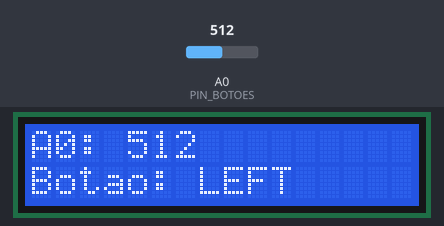
The sketch below on a simulated Arduino Mega 2560, built with avr-gcc and run on an emulated ATmega2560. Shown: 16×2 character LCD. The test bench sets the inputs (shaded band); at power-on: A0 (PIN_BOTOES) = 512.

Above: at 1.2 s.
1.3 s: A0 (PIN_BOTOES) set to 610
At 2.5 s:
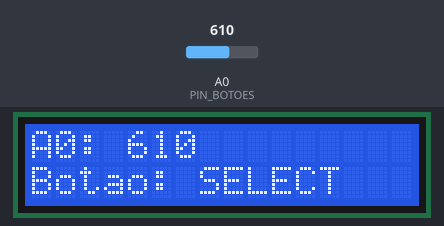
2.9 s: A0 (PIN_BOTOES) set to 810
At 4.0 s:
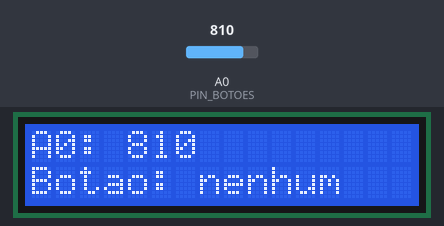
4.4 s: A0 (PIN_BOTOES) set to 390
At 5.4 s:
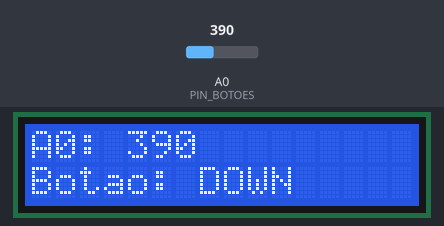
6.0 s: A0 (PIN_BOTOES) set to 190
At 6.8 s:
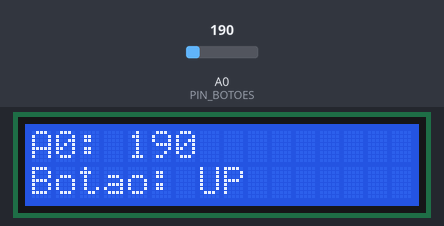
7.5 s: A0 (PIN_BOTOES) set to 50
At 8.2 s:
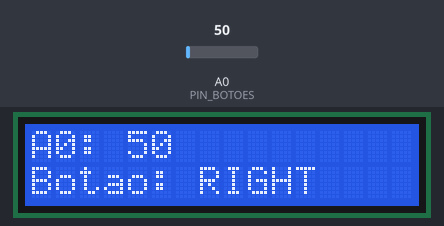
Timing chart, 0 to 10.1 s (numbered marks = the images above; inputs shaded):
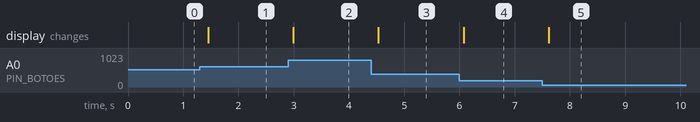

Measured:
- after the input at 1.3 s, the display: changes after 0.15 s (image 1)
- after the input at 2.9 s, the display: changes after 0.09 s (image 2)
- after the input at 4.4 s, the display: changes after 0.13 s (image 3)
- after the input at 6.0 s, the display: changes after 0.07 s (image 4)
- after the input at 7.5 s, the display: changes after 0.11 s (image 5)

The sketch:

teste_botoes.ino
```cpp
// =====================================================================
//  TESTE DOS BOTÕES  -  ARDUINO MEGA 2560 + LCD KEYPAD SHIELD
// =====================================================================
//  O QUE ESTE CÓDIGO FAZ:
//  Mostra no LCD o valor lido no pino A0 e o nome do botão apertado.
//
//  PARA QUE SERVE:
//  Os 5 botões do shield usam o mesmo pino (A0), por meio de um divisor de
//  tensão: cada botão gera um valor diferente. Esses valores mudam um pouco
//  de um shield para outro. Se o nome na tela vier trocado, anote o valor de
//  cada botão e ajuste os limites aqui e na função lerBotao() do código
//  principal.
//
//  LIGAÇÕES: basta encaixar o shield no Mega. Nenhum fio extra é necessário.
// =====================================================================

#include <LiquidCrystal.h>  // biblioteca que controla o LCD 16x2

// Pinos que o shield usa para a tela: RS, Enable, D4, D5, D6, D7.
LiquidCrystal lcd(8, 9, 4, 5, 6, 7);

const uint8_t PIN_BOTOES = A0;  // o pino onde chegam os 5 botões

// Pausa entre leituras: rápida para responder e lenta para o número
// não virar um borrão na tela.
const unsigned long TEMPO_ATUALIZACAO = 150;

// Escreve na linha de baixo o nome do botão correspondente ao valor lido.
// Recebe: o valor do A0 (0 a 1023). Não devolve nada.
// Os espaços completam 16 caracteres e apagam o nome anterior.
void mostrarNomeBotao(int valor) {
  lcd.setCursor(0, 1);
  if (valor < 60)       lcd.print(F("Botao: RIGHT    "));
  else if (valor < 200) lcd.print(F("Botao: UP       "));
  else if (valor < 400) lcd.print(F("Botao: DOWN     "));
  else if (valor < 600) lcd.print(F("Botao: LEFT     "));
  else if (valor < 800) lcd.print(F("Botao: SELECT   "));
  else                  lcd.print(F("Botao: nenhum   "));
}

// SETUP: roda uma vez ao ligar. Prepara o LCD.
void setup() {
  lcd.begin(16, 2);  // o LCD tem 16 colunas e 2 linhas
}

// LOOP: roda para sempre. Lê o A0 e atualiza a tela.
void loop() {
  int valor = analogRead(PIN_BOTOES);  // número de 0 (0 V) a 1023 (5 V)

  lcd.setCursor(0, 0);
  lcd.print(F("A0: "));
  lcd.print(valor);
  lcd.print(F("    "));  // apaga dígitos que sobraram (ex.: de 1023 para 99)

  mostrarNomeBotao(valor);

  delay(TEMPO_ATUALIZACAO);
}
```
